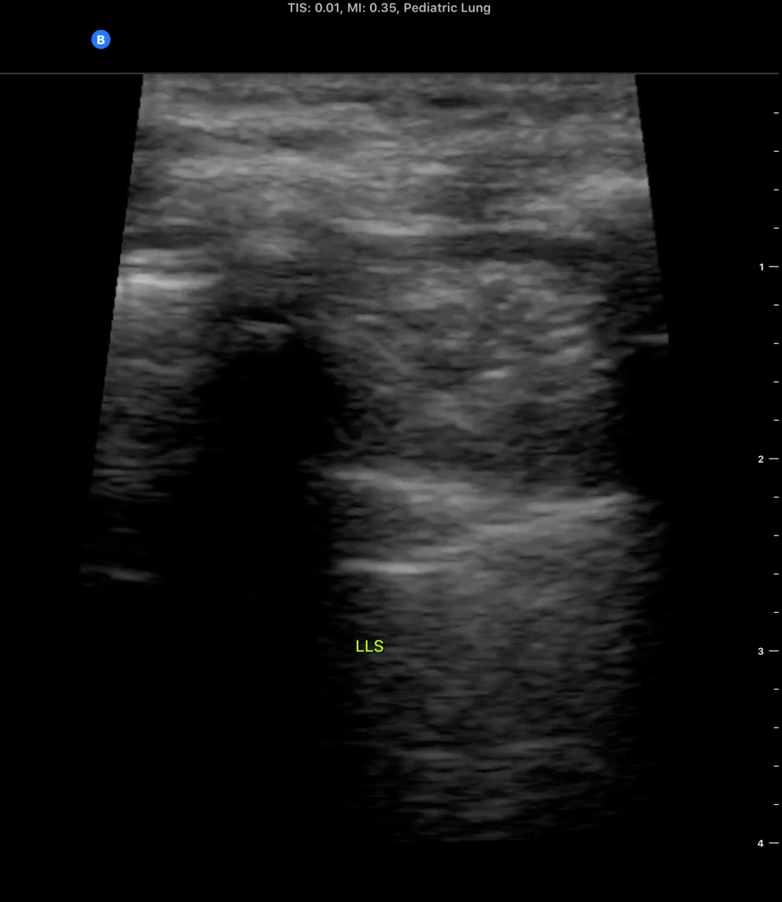
#> input picture Studies/010/LLS/anno/OriginalData/LLS_Label_115.png, 782 x 902 px, shrunk from 936 x 1080 before the run, given in place of RPT_Label_4.png, which was not available
$ jupyter execute --allow-errors dataset_creation.ipynb
#> lines starting #> are read from the running program, lines starting #| are printed output that depends on the picture; after the words box and inside, x2 and y2 are one past the last pixel; in counts of white or black regions, pixels touching at a corner belong together; pictures that were not available may be replaced by others from this repository, and a replacement may not be noted
[cell 1]
import os
import cv2
import numpy as np
import pandas as pd

#> (a cell that did not finish here is left out)

[cell 3]
finaldf = []
for study in os.listdir("Studies/"):
    for orientation in os.listdir("Studies/"+study+"/"):
        for fsobject in os.listdir("Studies/"+study+"/"+orientation+"/"):
            if fsobject == "data.csv":
                df = pd.read_csv("Studies/"+study+"/"+orientation+"/"+fsobject)
                finaldf.append(df)
#> (the rest of this cell did not finish here and is left out)

[cell 4]
dataset = pd.read_csv("dataset.csv")
#> (reads dataset.csv from the repository)
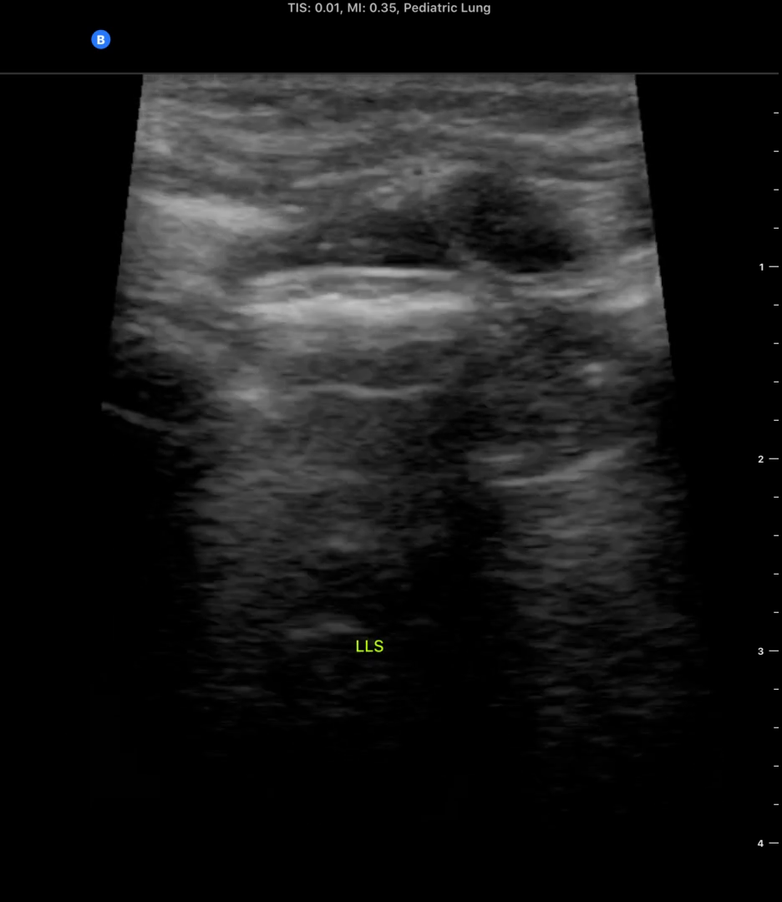
#> input picture Studies/010/LLS/anno/OriginalData/LLS_Label_153.png, 782 x 902 px, shrunk from 936 x 1080 before the run, given in place of RPT_Label_4.png, which was not available
#> `(thresh, im_bw) = cv2.threshold(mask, 128, 255, cv2.THRESH_BINARY | cv..`:
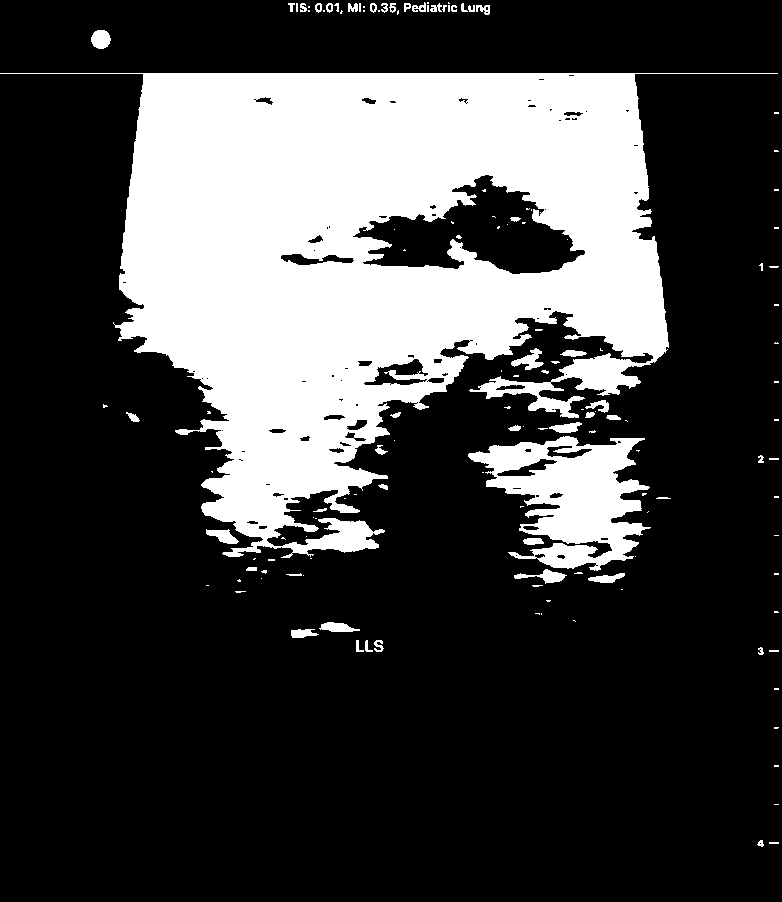
#> im_bw: shape (902, 782); 26.1% white; 140 white regions (89 under 20 px), largest, box (x1, y1, x2, y2) and area: (0, 73, 778, 558) 166048, (468, 436, 651, 571) 13024, (511, 348, 544, 370) 322
#> `(thresh, im_bw) = cv2.threshold(mask, 128, 255, cv2.THRESH_BINARY | cv..`: thresh = 43
#> `cv2.addWeighted(im_bw, 0.7, image, 1, 0, image)`:
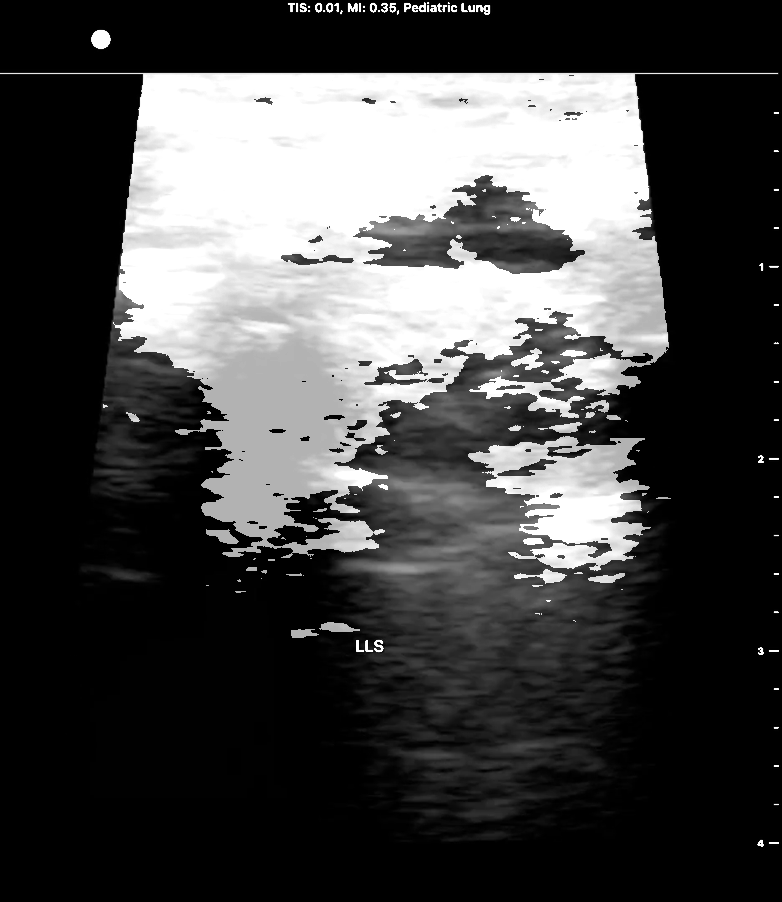
#> image: shape (902, 782); min 0, max 255, mean 70.1
#> further down, image is the input picture: shape (902, 782, 3); mean B, G, R 26.4, 26.4, 26.3
#> (the rest of this cell did not finish here and is left out)
